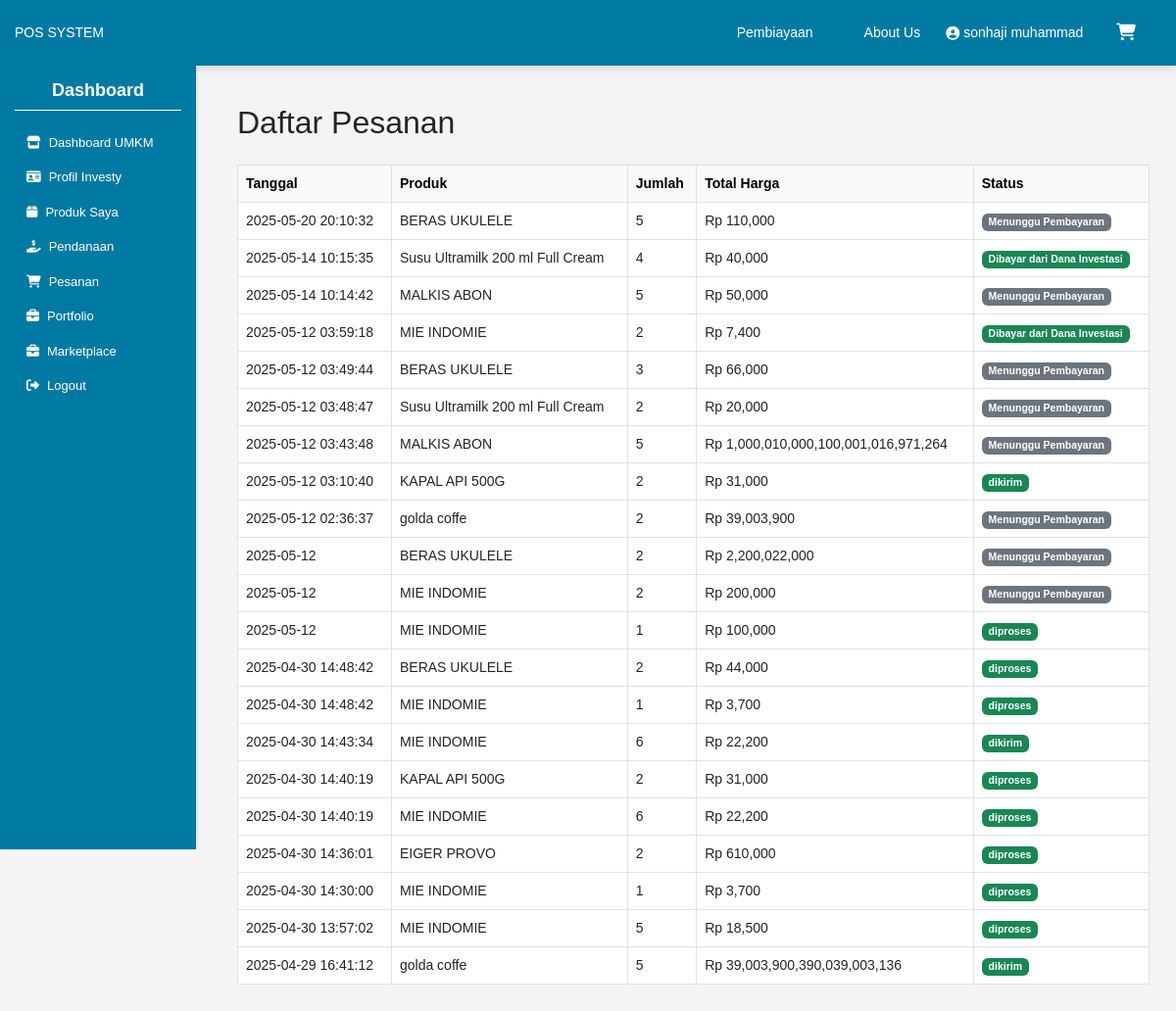
The page /pesanan_investy (signed in) on the database its author committed.
### tables this page shows
CREATE TABLE orders (
    id INTEGER PRIMARY KEY AUTOINCREMENT,
    user_id INTEGER,          -- pemesan
    product_id INTEGER,       -- produk yang dipesan
    quantity INTEGER,
    status TEXT,              -- pending / diproses / dikirim / selesai
    order_date TEXT, total_price INTEGER, full_name TEXT, shipping_address TEXT, phone_number TEXT,
    FOREIGN KEY(user_id) REFERENCES users(id),
    FOREIGN KEY(product_id) REFERENCES products(id)
);

### hello.py (the view)
@app.route('/pesanan_investy')
def pesanan_investy():
    if 'user_id' not in session:
        return redirect(url_for('login'))
    user_id = session['user_id']
    conn = sqlite3.connect('myappdb.db')
    conn.row_factory = sqlite3.Row
    c = conn.cursor()
    c.execute('''
        SELECT
            o.order_date AS order_date,
            p.name AS product_name,
            SUM(o.quantity) AS total_quantity,
            SUM(o.total_price) AS total_price,
            o.status
        FROM orders o
        JOIN products p ON o.product_id = p.id
        WHERE o.user_id = ?
        GROUP BY p.name, o.order_date, o.status
        ORDER BY o.order_date DESC
    ''', (user_id,))
    pesanan = c.fetchall()
    conn.close()
    return render_template('pesanan_investy.html', pesanan=pesanan)

### templates/pesanan_investy.html
{% extends 'dashboard.html' %}
{% block content %}
<div class="container py-4">
  <h2 class="mb-4">Daftar Pesanan</h2>
  {% if pesanan %}
  <table class="table table-bordered">
    <thead class="table-light">
        <tr>
            <th>Tanggal</th>
            <th>Produk</th>
            <th>Jumlah</th>
            <th>Total Harga</th>
            <th>Status</th>
        </tr>
    </thead>
    <tbody>
        {% for order in pesanan %}
        <tr>
            <td>{{ order['order_date'] }}</td>
            <td>{{ order['product_name'] }}</td>
            <td>{{ order['total_quantity'] }}</td>
            <td>Rp {{ "{:,.0f}".format(order['total_price'] or 0) }}</td>
            <td>
                {% if order['status'] == 'Menunggu Pembayaran' %}
                    <span class="badge bg-secondary">{{ order['status'] }}</span>
                {% elif order['status'] == 'Diproses' %}
                    <span class="badge bg-warning text-dark">{{ order['status'] }}</span>
                {% else %}
                    <span class="badge bg-success">{{ order['status'] }}</span>
                {% endif %}
            </td>
        </tr>
        {% endfor %}
    </tbody>
</table>
  {% else %}
    <div class="alert alert-info">Belum ada pesanan.</div>
  {% endif %}
</div>
{% endblock %}

### static/css/dashboard.css (style rules this page uses)
body { font-family: 'Poppins', Arial, sans-serif; font-size: 14px; margin: 0; padding: 0; box-sizing: border-box; background-color: #f4f4f4; }

### rows shown on the page
orders: order_date "2025-05-20 20:10:32", product_name "BERAS UKULELE", total_quantity "5", total_price "110,000", status "Menunggu Pembayaran"
orders: order_date "2025-05-14 10:15:35", product_name "Susu Ultramilk 200 ml Full Cream", total_quantity "4", total_price "40,000", status "Dibayar dari Dana Investasi"
orders: order_date "2025-05-14 10:14:42", product_name "MALKIS ABON", total_quantity "5", total_price "50,000", status "Menunggu Pembayaran"
orders: order_date "2025-05-12 03:59:18", product_name "MIE INDOMIE", total_quantity "2", total_price "7,400", status "Dibayar dari Dana Investasi"
orders: order_date "2025-05-12 03:49:44", product_name "BERAS UKULELE", total_quantity "3", total_price "66,000", status "Menunggu Pembayaran"
orders: order_date "2025-05-12 03:48:47", product_name "Susu Ultramilk 200 ml Full Cream", total_quantity "2", total_price "20,000", status "Menunggu Pembayaran"
orders: order_date "2025-05-12 03:10:40", product_name "KAPAL API 500G", total_quantity "2", total_price "31,000", status "dikirim"
orders: order_date "2025-05-12 02:36:37", product_name "golda coffe", total_quantity "2", total_price "39,003,900", status "Menunggu Pembayaran"
orders: order_date "2025-05-12", product_name "BERAS UKULELE", total_quantity "2", total_price "2,200,022,000", status "Menunggu Pembayaran"
orders: order_date "2025-05-12", product_name "MIE INDOMIE", total_quantity "1", total_price "100,000", status "diproses"
orders: order_date "2025-04-30 14:48:42", product_name "BERAS UKULELE", total_quantity "2", total_price "44,000", status "diproses"
orders: order_date "2025-04-30 14:48:42", product_name "MIE INDOMIE", total_quantity "1", total_price "3,700", status "diproses"
orders: order_date "2025-04-30 14:43:34", product_name "MIE INDOMIE", total_quantity "6", total_price "22,200", status "dikirim"
orders: order_date "2025-04-30 14:40:19", product_name "KAPAL API 500G", total_quantity "2", total_price "31,000", status "diproses"
orders: order_date "2025-04-30 14:40:19", product_name "MIE INDOMIE", total_quantity "6", total_price "22,200", status "diproses"
orders: order_date "2025-04-30 14:36:01", product_name "EIGER PROVO", total_quantity "2", total_price "610,000", status "diproses"
orders: order_date "2025-04-30 14:30:00", product_name "MIE INDOMIE", total_quantity "1", total_price "3,700", status "diproses"
orders: order_date "2025-04-30 13:57:02", product_name "MIE INDOMIE", total_quantity "5", total_price "18,500", status "diproses"

### other values the page prints
{{ session['fullname'] }} "sonhaji muhammad"
{{ order['order_date'] }} "2025-05-12 03:43:48" "2025-05-12" "2025-04-29 16:41:12"
{{ order['product_name'] }} "MALKIS ABON" "MIE INDOMIE" "golda coffe"
{{ order['total_quantity'] }} "5" "2" "5"
{{ "{:,.0f}".format(order['total_price'] or 0) }} "1,000,010,000,100,001,016,971,264" "200,000" "39,003,900,390,039,003,136"
{{ order['status'] }} "Menunggu Pembayaran" "Menunggu Pembayaran"
{{ order['status'] }} "dikirim"
